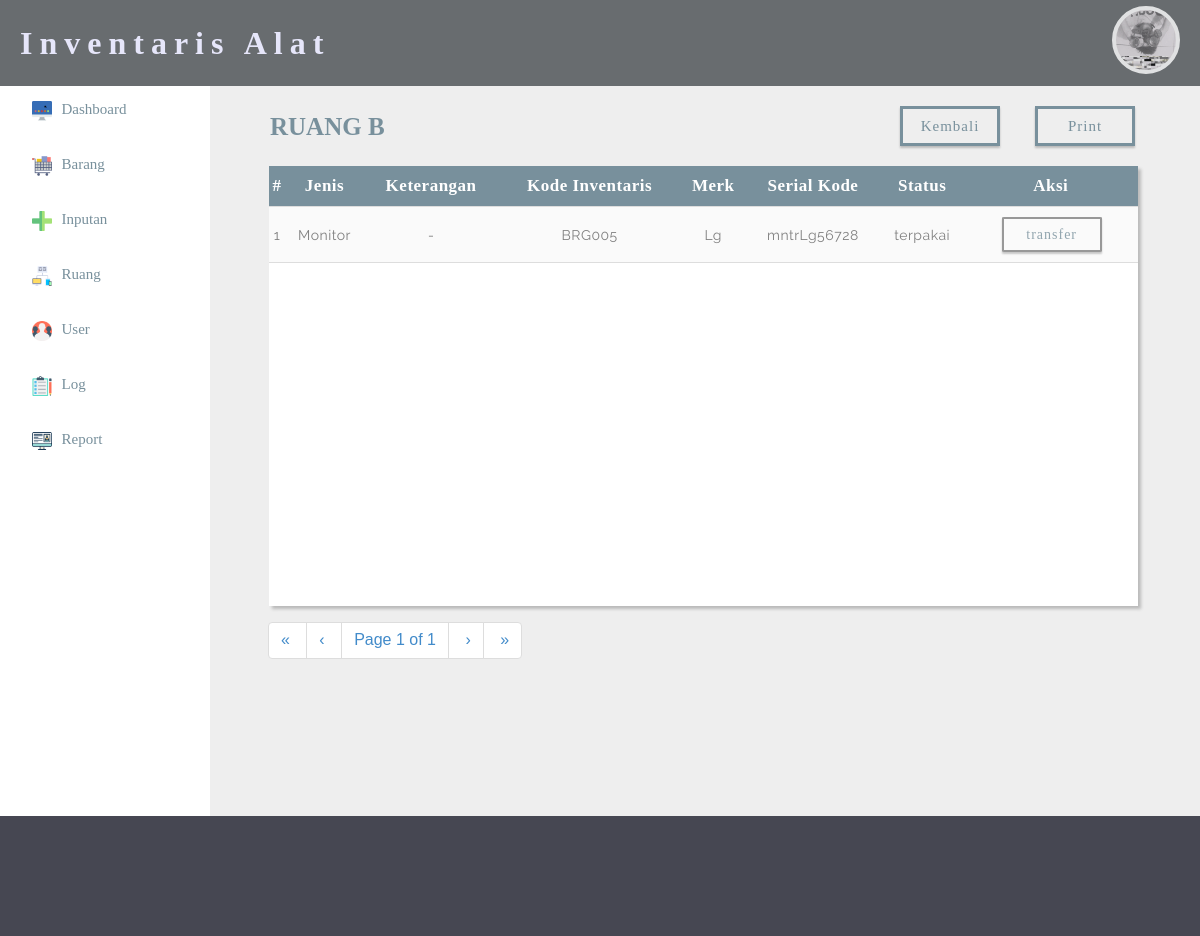
The app's page /admin/lok_barang.php?page=1&id_lokasi=2 (signed in) with its own data.
### tables this page shows
CREATE TABLE IF NOT EXISTS `lokasi` (
  `id_lokasi` int(11) NOT NULL AUTO_INCREMENT,
  `nama_lok` varchar(40) NOT NULL,
  `tambahan` varchar(100) NOT NULL,
  PRIMARY KEY (`id_lokasi`)
);

CREATE TABLE IF NOT EXISTS `lokasi_detail` (
  `Id_id` int(11) NOT NULL AUTO_INCREMENT,
  `id_lokasi` int(11) NOT NULL,
  `date` datetime NOT NULL,
  `id` int(11) NOT NULL,
  PRIMARY KEY (`Id_id`)
);

CREATE TABLE IF NOT EXISTS `jenis_brg` (
  `id_jenis` int(11) NOT NULL AUTO_INCREMENT,
  `nama` varchar(50) NOT NULL,
  `keterangan` varchar(30) NOT NULL,
  PRIMARY KEY (`id_jenis`)
);

CREATE TABLE IF NOT EXISTS `barang` (
  `id` int(10) NOT NULL AUTO_INCREMENT,
  `id_jenis` varchar(30) NOT NULL,
  `deskripsi_brg` text NOT NULL,
  `kode_brg` varchar(10) NOT NULL,
  `merk_brg` varchar(20) NOT NULL,
  `no_seri` varchar(30) NOT NULL,
  `status_brg` varchar(20) NOT NULL,
  PRIMARY KEY (`id`)
);

### admin/lok_barang.php (the view, shortened to what this page needs)
<?php
	include 'session.php';
	include 'pagination.php';
	$a = $_GET['id_lokasi'];
 ?>
 <html>
 <head>
 	<link rel="stylesheet" type="text/css" href="../css/admin_css.css">
 	<link rel="stylesheet" type="text/css" href="../css/table.css">
 	<link rel="stylesheet" type="text/css" href="../css/bootstrap.css">
 </head>
 <body>
 <?php
 	include 'header.php';
  ?>
	 <div class="a">
	 	<?php
	 		$oo = mysql_query("SELECT * FROM lokasi where id_lokasi='$a'");
	 		$ooo = mysql_fetch_array($oo);
	 	 ?>
	 	<h1><?php echo $ooo['nama_lok']; ?></h1>
	 	<a href="laporan_barang_lokasi.php?id_lokasi=<?php echo $a; ?>"><button>Print</button></a>
	 	<a href="lokasi.php?page=1"><button>Kembali</button></a>
	 	<div class="a3">
	 	<table border="0">
	 		<tr>
	 			<th>#</th>
	 			<th>Jenis</th>
	 			<th>Keterangan</th>
	 			<th>Kode Inventaris</th>
	 			<th>Merk</th>
	 			<th>Serial Kode</th>
	 			<th>Status</th>
	 			<th>Aksi</th>
	 		</tr>
	 		<?php
	 		$sql = "SELECT * FROM lokasi_detail LEFT JOIN barang ON lokasi_detail.id=barang.id
	 											LEFT JOIN jenis_brg ON barang.id_jenis=jenis_brg.id_jenis
	 											WHERE id_lokasi='$a' AND barang.status_brg='terpakai' ORDER BY date DESC";
		 	$result = mysql_query($sql);
	        $rpp = 7;
	        $reload = "lok_barang.php?id_lokasi=$a&pagination=true&page=1";
	        $page = intval($_GET["page"]);
	        $tcount = mysql_num_rows($result);
	        $tpages = ($tcount) ? ceil($tcount/$rpp) : 1;
	        $count = 0;
	        $i = ($page-1)*$rpp;
	        $no_urut = ($page-1)*$rpp;
	 		if ($tcount < 1) {
	 			echo "<tr>";
	 			echo "<td colspan='8'>";
	 			echo "No Item :(";
	 			echo "</td>";
	 			echo "</tr>";
	 		} else {
		 		while(($count<$rpp) && ($i<$tcount)) {
                        $data = mysql_fetch_array($result); ?>
            	<tr>
                    <td>
						<?php echo ++$no_urut;?>
                    </td>
                        <?php
                        echo "<td>". $data['nama'] ."</td>";
                        echo "<td>". $data['deskripsi_brg'] . "</td>";
                        echo "<td>". $data['kode_brg'] ."</td>";
                        echo "<td>". $data['merk_brg'] ."</td>";
                        echo "<td>". $data['no_seri'] ."</td>";
                        echo "<td>". $data['status_brg'] ."</td>";
                        echo "<td width='20%'><a href='pindah_brg.php?id=". $data['id'] ."&id_lokasi=".$a."'><button id='plus'>transfer</button</a>";
                         ?>
                    </tr>
            <?php
             		$i++;
					$count++;
		        }
			}
			?>
 		</table>
	 	</div>
	 	<div class="pagination" style="float: left; margin-left: 22px; margin-top: -4px;"><?php echo paginate_one($reload, $page, $tpages); ?></div>
	 </div>
	 <?php
	 	include 'sisi.php';
	  ?>
 <div class="c">
 </div>
 </body>
 </html>

### css/admin_css.css (style rules this page uses)
body { margin: 0; padding: 0; font-family: helvetica; }
.a { width: 77%; padding-top: 10px; padding-left: 3%; padding-right: 2.5%; height: 720px; float: right; background-color: #eee; }
.c { width: 100%; background-color: rgb(70, 71, 82); padding: 5%; float: right; }
.a a { text-decoration: none; }
.a3 { width: 62%; height: 440px; background-color: white; float: left; margin-top: 20px; margin-left: 2.5%; }
.pagination { display: inline-block; }

### css/table.css (style rules this page uses)
.a { background-color: #eeeeee; }
.a3 { width: 94%; box-shadow: 3px 3px 3px #bababa;" }
.a3 table { border-collapse: collapse; width: 100%; font-family: railway; }
.a3 table tr:nth-child(even) { background-color: #FAFAFA; color: #263238; }
.a3 th, .a3 td { text-align: left; border-bottom: 1px solid #ddd; border-width: 1px; text-align: center; font-size: 14px; padding-top: 10px; padding-bottom: 10px; color: grey; letter-spacing: 0.5px; }
.a3 th { background-color: #78909C; color: #fff; padding-top: 10px; padding-bottom: 10px; font-size: 17px; font-family: century gothic; }
.a h1 { float: left; color: #78909C; margin-left: 24px; font-family: century gothic; font-size: 25px; margin-bottom: -10px; text-transform: uppercase; }
.a button { width: 100px; height: 40px; margin-top: 10px; margin-right: 35px; border:3px solid #78909C; color: #78909C; font-family: paranoid; font-size: 15px; background-color: transparent; float: right; box-shadow: 0px 2px 2px #bababa; letter-spacing: 1px; }
#plus { font-family: paranoid; margin-top: 0; color: #78909C; width: 100px; height: 35px; border:2px solid grey; border-radius: 2%; font-size: 14px; letter-spacing: 1px; background-color: transparent; opacity: 0.8; }

### records on screen
lokasi: nama_lok "RUANG B"
lokasi_detail: jenis_brg.nama "Monitor", barang.deskripsi_brg "-", barang.kode_brg "BRG005", barang.merk_brg "Lg", barang.no_seri "mntrLg56728", barang.status_brg "terpakai"

### other values on screen
$firstlabel "«"
$prevlabel "‹"
$page "1"
$tpages "1"
$nextlabel "›"
$lastlabel "»"
